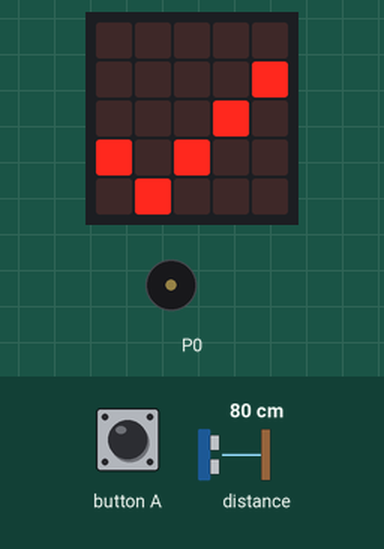
This program was run on a simulated BBC micro:bit (MakeCode). On the bench: the board's 5×5 LED display, buzzer (waves = sounding). The inputs (shaded band) are chosen by the test bench; at power-on: distance to the obstacle 80 cm.

Above: at 0.1 s.
1.9 s: distance to the obstacle set to 70 cm
At 3.8 s:
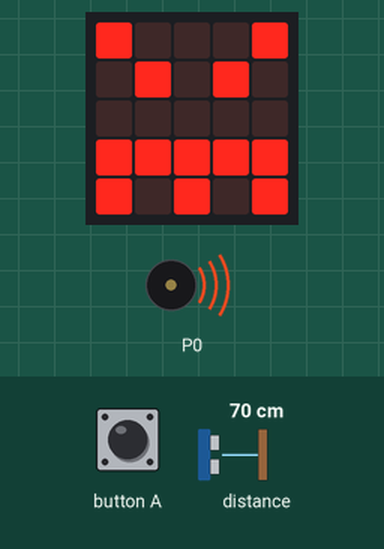
4.1 s: button A pressed for 0.15 s
At 6.0 s:
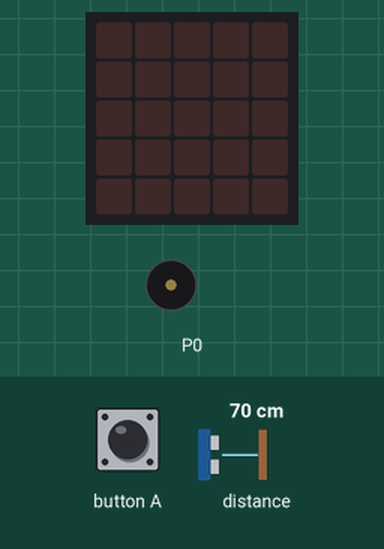
6.3 s: distance to the obstacle set to 61 cm
At 8.1 s:
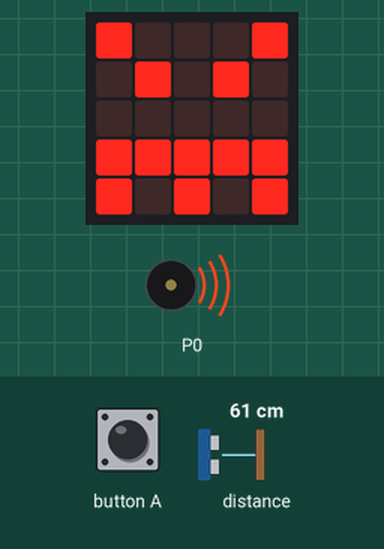
Timing chart, 0 to 9.6 s (numbered marks = the images above; inputs shaded):
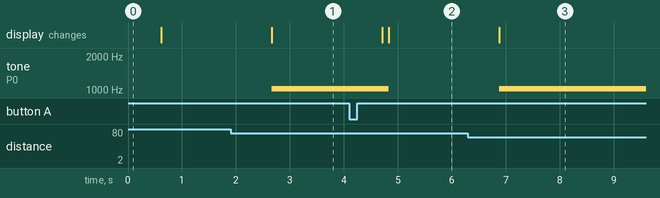

The program:

main.ts
```typescript
input.onButtonPressed(Button.A, function () {
    closed = sonar.ping(
    DigitalPin.P2,
    DigitalPin.P1,
    PingUnit.Centimeters
    )
    basic.showIcon(IconNames.Yes)
})
let closed = 0
closed = sonar.ping(
DigitalPin.P2,
DigitalPin.P1,
PingUnit.Centimeters
)
let count = 0
let wait = 1000
basic.showIcon(IconNames.Yes)
basic.forever(function () {
    if (Math.abs(sonar.ping(
    DigitalPin.P2,
    DigitalPin.P1,
    PingUnit.Centimeters
    ) - closed) > 5) {
        count += 1
        if (closed > 5) {
            wait = 100
            music.ringTone(1024)
            basic.showIcon(IconNames.Angry)
        }
    } else {
        music.stopAllSounds()
        basic.clearScreen()
        count = 0
        wait = 1000
    }
    basic.pause(wait)
})
```

test.ts
```typescript
// 在這裡測試；當此封包作為擴充功能時，將不會編譯此內容。
```

Measured:
- the behaviour switches between 75 and 74 cm on distance to the obstacle (found by bisection; images 0 and 1)
- the behaviour switches between 65 and 64 cm on distance to the obstacle (found by bisection; images 2 and 3)
- after the input at 1.9 s, tone on P0: silent → 1024 Hz after 0.76 s; the display: changes after 0.76 s (image 1)
- after the input at 4.1 s, tone on P0: 1024 Hz → silent after 0.74 s; the display: first changes after 0.61 s (image 2 shows a later state)
- after the input at 6.3 s, tone on P0: silent → 1024 Hz after 0.58 s; the display: changes after 0.58 s (image 3)
